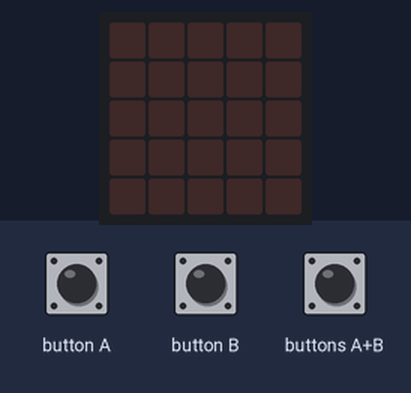
The program below on a simulated BBC micro:bit (MakeCode). Parts: the board's 5×5 LED display. The inputs (shaded band) are chosen by the test bench.

Above: at 1.2 s.
1.3 s: button A pressed for 0.15 s
At 2.6 s:
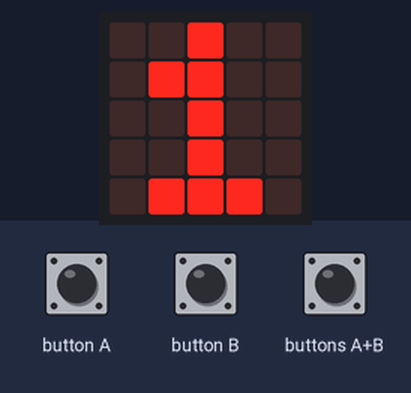
2.9 s: button B pressed for 0.15 s
At 4.1 s:
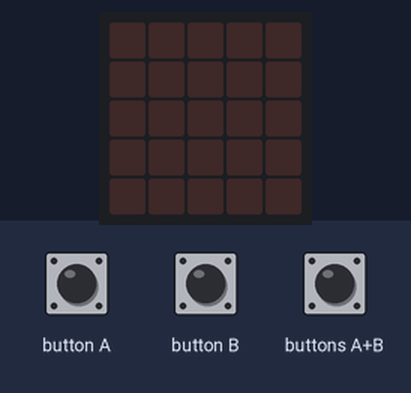
4.5 s: buttons A+B pressed for 0.15 s
At 5.3 s:
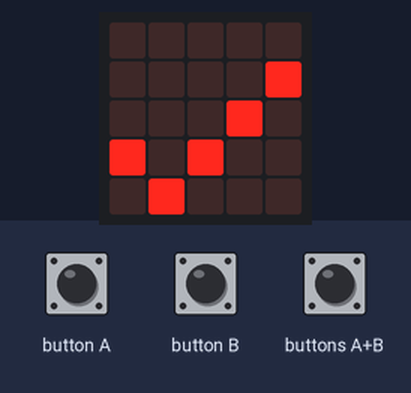
Timing chart, 0 to 7.5 s (numbered marks = the images above; inputs shaded):
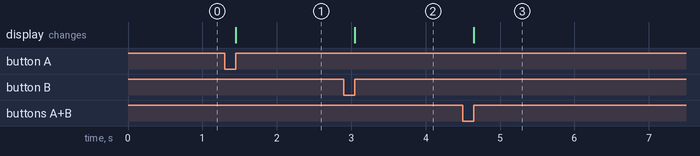

The program:

main.ts
```typescript
// Change the program so that it is able to take inputs for two intervals: [a,b] and [c,d]. Endpoints should be positive and whole numbers.
// Write a function that determines if they overlap.
input.onButtonPressed(Button.A, function () {
    i += 1
    basic.showNumber(i)
})
function overlap (interval: any[]) {
    for (let indeks = 0; indeks <= 1; indeks++) {
        if (interval[indeks] == interval[2]) {
            overlappet = true
        }
        if (interval[indeks] == interval[3]) {
            overlappet = true
        }
    }
    if (overlappet) {
        basic.showIcon(IconNames.Yes)
    } else {
        basic.showIcon(IconNames.No)
    }
    basic.pause(2000)
}
input.onButtonPressed(Button.AB, function () {
    overlap(interval)
})
input.onButtonPressed(Button.B, function () {
    basic.clearScreen()
    interval.push(i)
    i = 0
})
let i = 0
let overlappet = false
let interval: number[] = []
interval = []
let taeller = 0
overlappet = false
```

test.ts
```typescript
// test ender her, dette bliver ikke kompileret, når denne pakke bruges som en udvidelse.
```

Measured:
- after the input at 1.3 s, the display: changes after 0.15 s (image 1)
- after the input at 2.9 s, the display: changes after 0.15 s (image 2)
- after the input at 4.5 s, the display: changes after 0.15 s (image 3)
